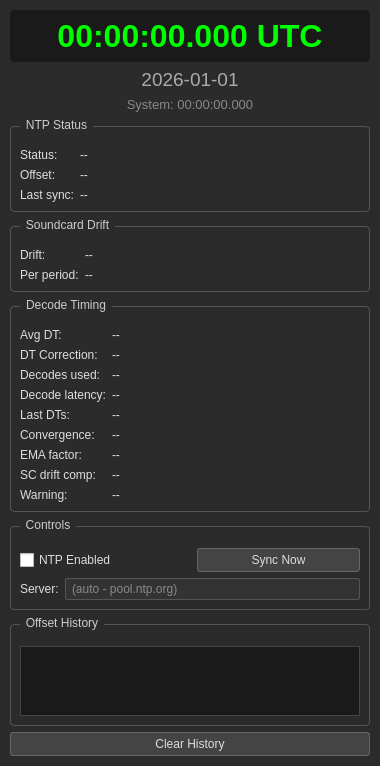
<?xml version="1.0" encoding="UTF-8"?>
<ui version="4.0">
 <class>TimeSyncPanel</class>
 <widget class="QDialog" name="TimeSyncPanel">
  <property name="geometry">
   <rect>
    <x>0</x>
    <y>0</y>
    <width>380</width>
    <height>520</height>
   </rect>
  </property>
  <property name="windowTitle">
   <string>Time Synchronization</string>
  </property>
  <property name="styleSheet">
   <string notr="true">QDialog { background-color: #2b2b2b; color: #ddd; }
QGroupBox { border: 1px solid #555; border-radius: 4px; margin-top: 8px; padding-top: 12px; color: #ccc; }
QGroupBox::title { subcontrol-origin: margin; left: 10px; padding: 0 4px; }
QPushButton { background-color: #444; color: #ddd; border: 1px solid #666; border-radius: 3px; padding: 4px 12px; }
QPushButton:hover { background-color: #555; }
QCheckBox { color: #ddd; }
QLineEdit { background-color: #333; color: #ddd; border: 1px solid #555; border-radius: 2px; padding: 2px 4px; }
QLabel { color: #ddd; }</string>
  </property>
  <layout class="QVBoxLayout" name="verticalLayout">
   <property name="spacing">
    <number>6</number>
   </property>
   <property name="leftMargin">
    <number>10</number>
   </property>
   <property name="topMargin">
    <number>10</number>
   </property>
   <property name="rightMargin">
    <number>10</number>
   </property>
   <property name="bottomMargin">
    <number>10</number>
   </property>
   <item>
    <widget class="QLabel" name="lblUtcClock">
     <property name="text">
      <string>00:00:00.000 UTC</string>
     </property>
     <property name="alignment">
      <set>Qt::AlignCenter</set>
     </property>
     <property name="styleSheet">
      <string notr="true">font-family: Consolas, 'Courier New', monospace; font-size: 24pt; font-weight: bold; color: #00ff00; background-color: #1a1a1a; padding: 8px; border-radius: 4px;</string>
     </property>
    </widget>
   </item>
   <item>
    <widget class="QLabel" name="lblUtcDate">
     <property name="text">
      <string>2026-01-01</string>
     </property>
     <property name="alignment">
      <set>Qt::AlignCenter</set>
     </property>
     <property name="styleSheet">
      <string notr="true">font-size: 14pt; color: #aaa;</string>
     </property>
    </widget>
   </item>
   <item>
    <widget class="QLabel" name="lblSystemClock">
     <property name="text">
      <string>System: 00:00:00.000</string>
     </property>
     <property name="alignment">
      <set>Qt::AlignCenter</set>
     </property>
     <property name="styleSheet">
      <string notr="true">font-size: 10pt; color: #888;</string>
     </property>
    </widget>
   </item>
   <item>
    <widget class="QGroupBox" name="groupNtp">
     <property name="title">
      <string>NTP Status</string>
     </property>
     <layout class="QFormLayout" name="formLayoutNtp">
      <item row="0" column="0">
       <widget class="QLabel" name="labelStatus">
        <property name="text">
         <string>Status:</string>
        </property>
       </widget>
      </item>
      <item row="0" column="1">
       <widget class="QLabel" name="lblNtpStatus">
        <property name="text">
         <string>--</string>
        </property>
       </widget>
      </item>
      <item row="1" column="0">
       <widget class="QLabel" name="labelOffset">
        <property name="text">
         <string>Offset:</string>
        </property>
       </widget>
      </item>
      <item row="1" column="1">
       <widget class="QLabel" name="lblNtpOffset">
        <property name="text">
         <string>--</string>
        </property>
       </widget>
      </item>
      <item row="2" column="0">
       <widget class="QLabel" name="labelLastSync">
        <property name="text">
         <string>Last sync:</string>
        </property>
       </widget>
      </item>
      <item row="2" column="1">
       <widget class="QLabel" name="lblLastSync">
        <property name="text">
         <string>--</string>
        </property>
       </widget>
      </item>
     </layout>
    </widget>
   </item>
   <item>
    <widget class="QGroupBox" name="groupDrift">
     <property name="visible">
      <bool>false</bool>
     </property>
     <property name="title">
      <string>Soundcard Drift</string>
     </property>
     <layout class="QFormLayout" name="formLayoutDrift">
      <item row="0" column="0">
       <widget class="QLabel" name="labelDriftPpm">
        <property name="text">
         <string>Drift:</string>
        </property>
       </widget>
      </item>
      <item row="0" column="1">
       <widget class="QLabel" name="lblDriftPpm">
        <property name="text">
         <string>--</string>
        </property>
       </widget>
      </item>
      <item row="1" column="0">
       <widget class="QLabel" name="labelDriftPeriod">
        <property name="text">
         <string>Per period:</string>
        </property>
       </widget>
      </item>
      <item row="1" column="1">
       <widget class="QLabel" name="lblDriftPerPeriod">
        <property name="text">
         <string>--</string>
        </property>
       </widget>
      </item>
     </layout>
    </widget>
   </item>
   <item>
    <widget class="QGroupBox" name="groupDecodeTiming">
     <property name="title">
      <string>Decode Timing</string>
     </property>
     <layout class="QFormLayout" name="formLayoutDecodeTiming">
      <item row="0" column="0">
       <widget class="QLabel" name="labelAvgDt">
        <property name="text">
         <string>Avg DT:</string>
        </property>
       </widget>
      </item>
      <item row="0" column="1">
       <widget class="QLabel" name="lblAvgDt">
        <property name="text">
         <string>--</string>
        </property>
       </widget>
      </item>
      <item row="1" column="0">
       <widget class="QLabel" name="labelDtCorrection">
        <property name="text">
         <string>DT Correction:</string>
        </property>
       </widget>
      </item>
      <item row="1" column="1">
       <widget class="QLabel" name="lblDtCorrection">
        <property name="text">
         <string>--</string>
        </property>
       </widget>
      </item>
      <item row="2" column="0">
       <widget class="QLabel" name="labelDecodeCount">
        <property name="text">
         <string>Decodes used:</string>
        </property>
       </widget>
      </item>
      <item row="2" column="1">
       <widget class="QLabel" name="lblDecodeCount">
        <property name="text">
         <string>--</string>
        </property>
       </widget>
      </item>
      <item row="3" column="0">
       <widget class="QLabel" name="labelDecodeLatency">
        <property name="text">
         <string>Decode latency:</string>
        </property>
       </widget>
      </item>
      <item row="3" column="1">
       <widget class="QLabel" name="lblDecodeLatency">
        <property name="text">
         <string>--</string>
        </property>
       </widget>
      </item>
      <item row="4" column="0">
       <widget class="QLabel" name="labelLastDts">
        <property name="text">
         <string>Last DTs:</string>
        </property>
       </widget>
      </item>
      <item row="4" column="1">
       <widget class="QLabel" name="lblLastDts">
        <property name="text">
         <string>--</string>
        </property>
        <property name="wordWrap">
         <bool>true</bool>
        </property>
       </widget>
      </item>
      <item row="5" column="0">
       <widget class="QLabel" name="labelConvergence">
        <property name="text">
         <string>Convergence:</string>
        </property>
       </widget>
      </item>
      <item row="5" column="1">
       <widget class="QLabel" name="lblConvergence">
        <property name="text">
         <string>--</string>
        </property>
       </widget>
      </item>
      <item row="6" column="0">
       <widget class="QLabel" name="labelEmaFactor">
        <property name="text">
         <string>EMA factor:</string>
        </property>
       </widget>
      </item>
      <item row="6" column="1">
       <widget class="QLabel" name="lblEmaFactor">
        <property name="text">
         <string>--</string>
        </property>
       </widget>
      </item>
      <item row="7" column="0">
       <widget class="QLabel" name="labelDriftApplied">
        <property name="text">
         <string>SC drift comp:</string>
        </property>
       </widget>
      </item>
      <item row="7" column="1">
       <widget class="QLabel" name="lblDriftApplied">
        <property name="text">
         <string>--</string>
        </property>
       </widget>
      </item>
      <item row="8" column="0">
       <widget class="QLabel" name="labelWarning">
        <property name="text">
         <string>Warning:</string>
        </property>
       </widget>
      </item>
      <item row="8" column="1">
       <widget class="QLabel" name="lblWarning">
        <property name="text">
         <string>--</string>
        </property>
        <property name="wordWrap">
         <bool>true</bool>
        </property>
       </widget>
      </item>
     </layout>
    </widget>
   </item>
   <item>
    <widget class="QGroupBox" name="groupControls">
     <property name="title">
      <string>Controls</string>
     </property>
     <layout class="QVBoxLayout" name="verticalLayoutControls">
      <item>
       <layout class="QHBoxLayout" name="horizontalLayoutControls">
        <item>
         <widget class="QCheckBox" name="cbNtpEnabled">
          <property name="text">
           <string>NTP Enabled</string>
          </property>
         </widget>
        </item>
        <item>
         <spacer name="horizontalSpacer">
          <property name="orientation">
           <enum>Qt::Horizontal</enum>
          </property>
         </spacer>
        </item>
        <item>
         <widget class="QPushButton" name="btnSyncNow">
          <property name="text">
           <string>Sync Now</string>
          </property>
         </widget>
        </item>
       </layout>
      </item>
      <item>
       <layout class="QHBoxLayout" name="horizontalLayoutServer">
        <item>
         <widget class="QLabel" name="labelServer">
          <property name="text">
           <string>Server:</string>
          </property>
         </widget>
        </item>
        <item>
         <widget class="QLineEdit" name="editCustomServer">
          <property name="placeholderText">
           <string>(auto - pool.ntp.org)</string>
          </property>
         </widget>
        </item>
       </layout>
      </item>
     </layout>
    </widget>
   </item>
   <item>
    <widget class="QGroupBox" name="groupHistory">
     <property name="title">
      <string>Offset History</string>
     </property>
     <layout class="QVBoxLayout" name="verticalLayoutHistory">
      <item>
       <widget class="QListWidget" name="listHistory">
        <property name="minimumHeight">
         <number>80</number>
        </property>
        <property name="styleSheet">
         <string notr="true">QListWidget { background-color: #1a1a1a; color: #ddd; border: 1px solid #444; font-family: Consolas, 'Courier New', monospace; font-size: 9pt; }</string>
        </property>
        <property name="selectionMode">
         <enum>QAbstractItemView::NoSelection</enum>
        </property>
       </widget>
      </item>
     </layout>
    </widget>
   </item>
   <item>
    <widget class="QPushButton" name="btnClearHistory">
     <property name="text">
      <string>Clear History</string>
     </property>
    </widget>
   </item>
  </layout>
 </widget>
 <resources/>
 <connections/>
</ui>
